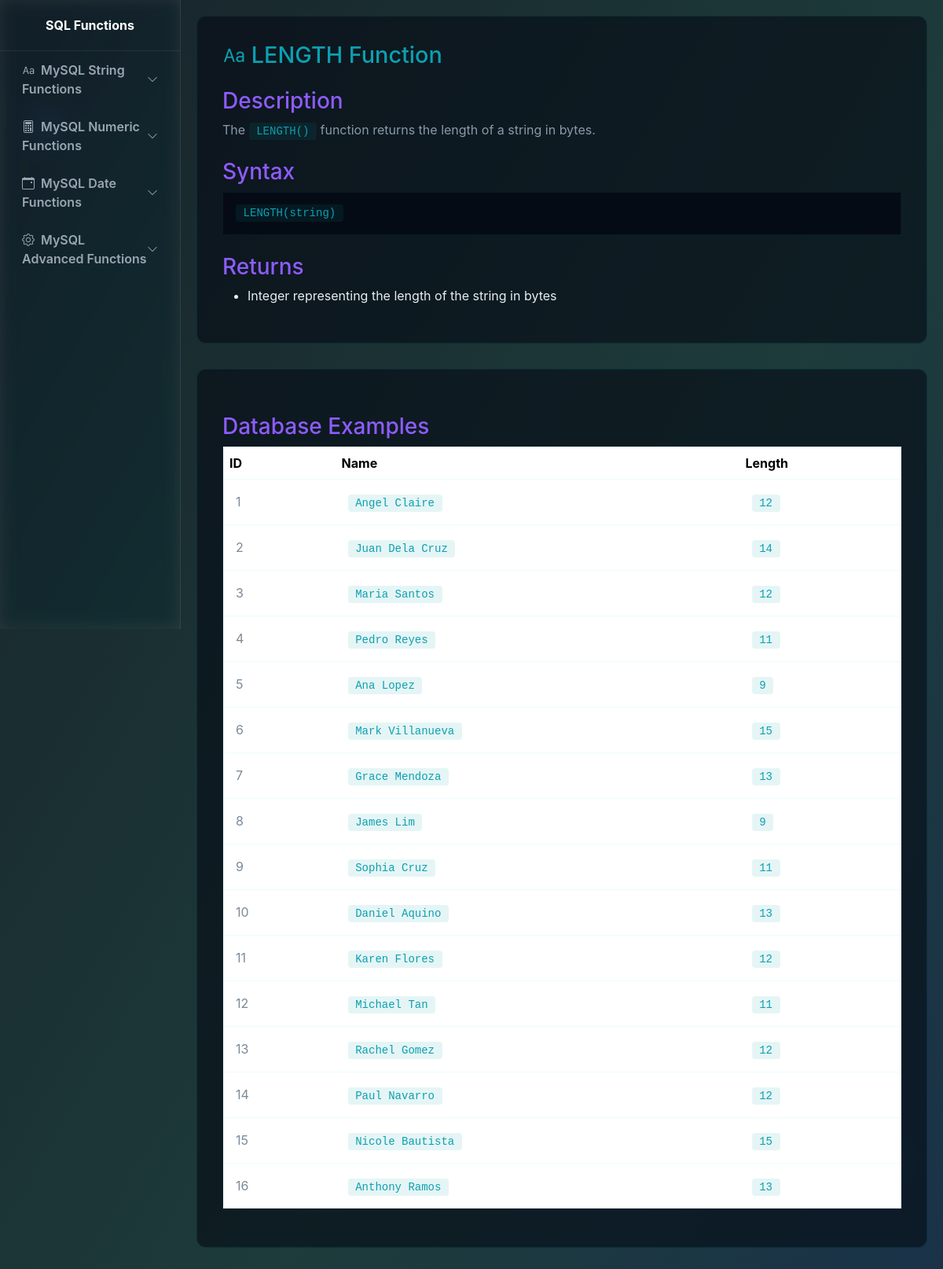
The app's page /pages/string/length.php with its own data.
### tables this page shows
CREATE TABLE `employee` (
  `ID` int(11) NOT NULL,
  `Name` varchar(50) NOT NULL,
  `Department` varchar(50) NOT NULL,
  `Salary` decimal(10,2) NOT NULL,
  `Hire_Date` date NOT NULL
);

### pages/string/length.php (the view, shortened to what this page needs)
<!DOCTYPE html>
<html lang="en">
<head>
  <link href="https://cdn.jsdelivr.net/npm/bootstrap@5.3.2/dist/css/bootstrap.min.css" rel="stylesheet">
  <link href="https://cdn.jsdelivr.net/npm/bootstrap-icons@1.10.5/font/bootstrap-icons.css" rel="stylesheet">
    <link href="/IT223-TASK3/style.css" rel="stylesheet">
</head>
<body>
  <aside class="sidebar" id="sidebar">
    <div class="brand">
      <div class="fw-bold">SQL Functions</div>
    </div>
    <nav class="px-2">
      <a class="nav-link d-flex justify-content-between align-items-center"
         data-bs-toggle="collapse" href="#stringFunctions" role="button"
         aria-expanded="false" aria-controls="stringFunctions">
        <span><i class="bi bi-type me-2"></i>MySQL String Functions</span>
        <i class="bi bi-chevron-down small"></i>
      </a>
      <a class="nav-link d-flex justify-content-between align-items-center"
         data-bs-toggle="collapse" href="#numericFunctions" role="button"
         aria-expanded="false" aria-controls="numericFunctions">
        <span><i class="bi bi-calculator me-2"></i>MySQL Numeric Functions</span>
        <i class="bi bi-chevron-down small"></i>
      </a>
      <a class="nav-link d-flex justify-content-between align-items-center"
         data-bs-toggle="collapse" href="#dateFunctions" role="button"
         aria-expanded="false" aria-controls="dateFunctions">
        <span><i class="bi bi-calendar-event me-2"></i>MySQL Date Functions</span>
        <i class="bi bi-chevron-down small"></i>
      </a>
      <a class="nav-link d-flex justify-content-between align-items-center"
         data-bs-toggle="collapse" href="#advancedFunctions" role="button"
         aria-expanded="false" aria-controls="advancedFunctions">
        <span><i class="bi bi-gear me-2"></i>MySQL Advanced Functions</span>
        <i class="bi bi-chevron-down small"></i>
      </a>
    </nav>
  </aside>
<div class="page-content">
  <div class="function-card">
    <h2><i class="bi bi-type me-2"></i>LENGTH Function</h2>
    <h3>Description</h3>
    <p>The <code>LENGTH()</code> function returns the length of a string in bytes.</p>
    <h3>Syntax</h3>
    <pre><code>LENGTH(string)</code></pre>
    <h3>Returns</h3>
    <ul style="color: #e6eef3;">
      <li>Integer representing the length of the string in bytes</li>
    </ul>
  </div>
  <div class="function-card">
    <h3>Database Examples</h3>
    <table class="table example-table">
      <thead>
        <tr>
          <th>ID</th>
          <th>Name</th>
          <th>Length</th>
        </tr>
      </thead>
      <tbody>
        <?php
          include "../../config.php";
              $sql = "SELECT ID, Name, Department, LENGTH(Name) AS result FROM employee LIMIT 20";
              $result = $conn->query($sql);
              if ($result) {
                while ($row = $result->fetch_assoc()) {
                  echo "<tr>";
                  echo "<td>" . htmlspecialchars($row['ID']) . "</td>";
                  echo "<td><code>" . htmlspecialchars($row['Name']) . "</code></td>";
                  echo "<td><code>" . htmlspecialchars($row['result']) . "</code></td>";
                  echo "</tr>";
                }
              } else {
                echo "<tr><td colspan=\"4\">Query error: " . htmlspecialchars($conn->error) . "</td></tr>";
              }
        ?>
      </tbody>
    </table>
  </div>
</div>
</body>
</html>

### style.css (style rules this page uses)
:root { --bg:#0B0F16; --card: rgba(255,255,255,0.05); --glass: rgba(255, 255, 255, 0.06); --glass1: rgba(13, 43, 70, 0.712); --accent1:#00E5FF; --accent2:#8E5CFF; --accent3:#0ca0b1; --muted:#9AA7B2; --glass-border: rgba(255,255,255,0.08); --cardA: rgba(69, 47, 140, 0.701); }
body { margin: 0; font-family: Inter, system-ui, -apple-system, "Segoe UI", Roboto, "Helvetica Neue", Arial; color: #e6eef3; min-height: 100vh; background: radial-gradient(600px 400px at 10% 10%, rgba(92,110,255,0.06), transparent 8%), radial-gradient(700px 450px at 90% 90%, rgba(0,229,168,0.04), transparent 8%); position: relative; overflow-x: hidden; }
.sidebar { width: 230px; position: fixed; height: 100vh; top: 0; left: 0; background: var(--glass); backdrop-filter: blur(10px) saturate(120%); border-right: 1px solid var(--glass-border); color: white; display: flex; flex-direction: column; transition: all .3s ease; z-index: 3000; overflow: hidden; }
.sidebar .brand { text-align: center; padding: 20px; border-bottom: 1px solid var(--glass-border); }
.sidebar nav { flex: 1; overflow-y: auto; padding-bottom: 20px; }
.sidebar nav a, .sidebar nav .nav-link { display: block; color: var(--muted); padding: 12px 20px; text-decoration: none; font-weight: 600; border-radius: 8px; transition: all .2s; }
.page-content { margin-left: 230px; padding: 20px; background: transparent; transition: margin-left .3s; }
h2, h3, h5, h6 { color: var(--accent1); }
.function-card { background: rgba(6, 11, 20, 0.6); border: 1px solid rgba(0, 229, 255, 0.1); border-radius: 12px; padding: 2rem; margin-bottom: 2rem; }
.function-card h2 { color: var(--accent3); font-size: 1.8rem; }
.function-card h3 { color: var(--accent2); margin-top: 1.5rem; }
.function-card p { color: #8a9aaa; }
.function-card code { background: rgba(0, 155, 155, 0.1); color: var(--accent3); padding: 0.2rem 0.6rem; border-radius: 4px; font-family: "Courier New", monospace; }
.function-card pre { background: rgba(6, 11, 20, 0.9); border: 1px solid rgba(0, 229, 255, 0.08); padding: 1rem; overflow-x: auto; color: var(--accent3); }
.example-table { background: rgba(6, 11, 20, 0.5); border: 1px solid rgba(0, 229, 255, 0.08); border-radius: 8px; }
.example-table thead { background: rgba(6, 11, 20, 0.8); color: var(--accent3); }
.example-table td { color: #7a8a99; padding: 1rem; }

### records on screen
employee: ID "1", Name "Angel Claire", result "12"
employee: ID "2", Name "Juan Dela Cruz", result "14"
employee: ID "3", Name "Maria Santos", result "12"
employee: ID "4", Name "Pedro Reyes", result "11"
employee: ID "5", Name "Ana Lopez", result "9"
employee: ID "6", Name "Mark Villanueva", result "15"
employee: ID "7", Name "Grace Mendoza", result "13"
employee: ID "8", Name "James Lim", result "9"
employee: ID "9", Name "Sophia Cruz", result "11"
employee: ID "10", Name "Daniel Aquino", result "13"
employee: ID "11", Name "Karen Flores", result "12"
employee: ID "12", Name "Michael Tan", result "11"
employee: ID "13", Name "Rachel Gomez", result "12"
employee: ID "14", Name "Paul Navarro", result "12"
employee: ID "15", Name "Nicole Bautista", result "15"
employee: ID "16", Name "Anthony Ramos", result "13"
